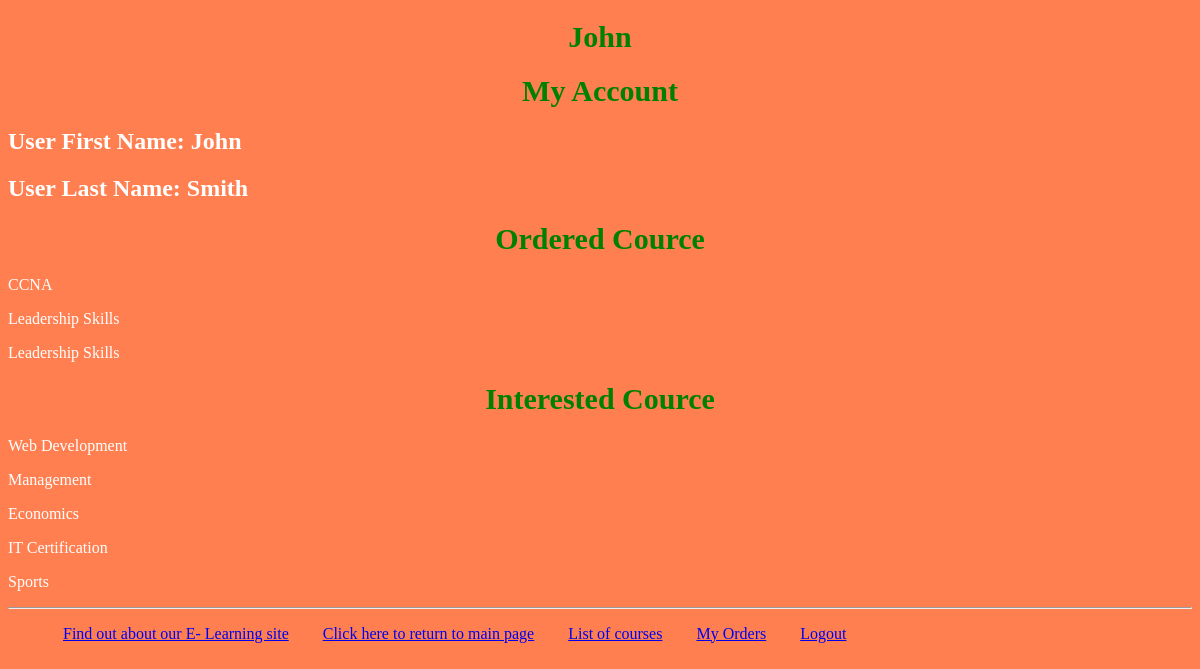
The app's page /myapp/myaccount (signed in) with its own data.
### myapp/models.py (models this page shows, shortened)
class Order(models.Model):
    ORDER_STATUS_CHOICES = [(0,'Cancelled'), (1, 'Order Confirmed')]
    course = models.ForeignKey(Course, related_name='courses',on_delete=models.CASCADE)
    student = models.ForeignKey(Student, related_name='students', on_delete=models.CASCADE)
    levels = models.PositiveIntegerField(null=True, blank=True)
    order_status = models.IntegerField(choices=ORDER_STATUS_CHOICES, default=1)
    order_date = models.DateField(default=now, blank=True)

class Course(models.Model):
    topic = models.ForeignKey(Topic, related_name='courses',on_delete=models.CASCADE)
    name = models.CharField(max_length=200)
    price = models.DecimalField(max_digits=10, decimal_places=2,validators=[validate_price])
    hours = models.PositiveIntegerField(null=True, blank=True)
    for_everyone = models.BooleanField(default=True)
    description = models.TextField(max_length=300, null=True, blank=True)
    interested = models.PositiveIntegerField(default=0)
    stages = models.PositiveIntegerField(default=3)

class Topic(models.Model):
    name = models.CharField(max_length=200)
    category = models.CharField(max_length=200, null=False, blank=False)

### myapp/views.py (the view)
# urls.py: path(r'myaccount', views.myaccount, name='myaccount'),
@login_required
def myaccount(request):
    user = request.user
    msg = ""
    if user.is_staff:
        msg = "You are not a registered student!"
        return render(request, 'myapp/myaccount.html', {'msg': msg})
    else:
        order_list = Order.objects.filter(student__id=user.id)
        interested_topic = Student.objects.filter(username=user.username).values('interested_in__name')
        return render(request, 'myapp/myaccount.html',
                      {'msg': msg, 'firstname': user.first_name, 'lastname': user.last_name, 'orderlist': order_list,
                       'interestList': interested_topic})

### myapp/templates/myapp/myaccount.html
{% extends 'myapp/base.html' %}
{% block body_block %}
    <h1>My Account</h1>
    {% if msg %}
        <strong>{{ msg }}</strong>
    {% else %}
        <h2>User First Name: {{ firstname }}</h2>
        <h2>User Last Name: {{ lastname }}</h2>
        <h1>Ordered Cource</h1>
        {% for order in orderlist %}
            <p> {{ order.course.name}} </p>
        {% endfor %}
         <h1>Interested Cource</h1>
        {% for intres in interestList %}
            <p> {{ intres.interested_in__name }} </p>
        {% endfor %}
    {% endif %}
{% endblock %}

### myapp/templates/myapp/base.html (shortened to what this page needs)
<!DOCTYPE html>
{% load static %}
<html>
<head>
<link rel="stylesheet" type="text/css" href="{% static 'myapp/style.css' %}"
/>
    </head>
    <body>
<div>
<h1>{% block myhdg %}
        {% if request.user.is_authenticated %}
            {{ request.user.first_name }}
        {% else %}
            Hello User
        {% endif %}
    {% endblock %}</h1>
    {% block body_block %}*** {% endblock %}
        </div>
        <hr />
        <div>
<ul>
    {% block linksBlock %}
        <li class="hbar1"><a href="/myapp/about">Find out about our E-
Learning site</a></li>
        <li class="hbar1"><a href = "{% url 'myapp:index' %}">Click here to
   return to main page</a></li>
        <li class="hbar1"><a href = "{% url 'myapp:courses' %}">List of courses</a></li>
        {% if request.user.is_authenticated %}
            <li class="hbar1"><a href = "{% url 'myapp:myorders' %}">My Orders</a></li>
            <li class="hbar1"><a href = "{% url 'myapp:user_logout' %}">Logout</a><br/></li>
        {% else %}
            <li class="hbar1"><a href = "{% url 'myapp:user_login' %}">Login</a></li>
            <li class="hbar1"><a href = "{% url 'myapp:register' %}">Register a student</a><br/></li>
        {% endif %}
    {% endblock %}
</ul>
        </div>
    </body>
</html>

### myapp/static/myapp/style.css (style rules this page uses)
body { background-color: coral; color: white; }
h1 { font-size: 30px; color: green; text-align: center; font-family: "Brush Script MT"; }
.hbar1 { display: inline; margin: 15px; }

### records on screen
Order: course.name "CCNA"
Order: course.name "Leadership Skills"
Order: course.name "Leadership Skills"
Topic: interested_in__name "Web Development"
Topic: interested_in__name "Management"
Topic: interested_in__name "Economics"
Topic: interested_in__name "IT Certification"
Topic: interested_in__name "Sports"

### other values on screen
{{ request.user.first_name }} "John"
{{ firstname }} "John"
{{ lastname }} "Smith"
